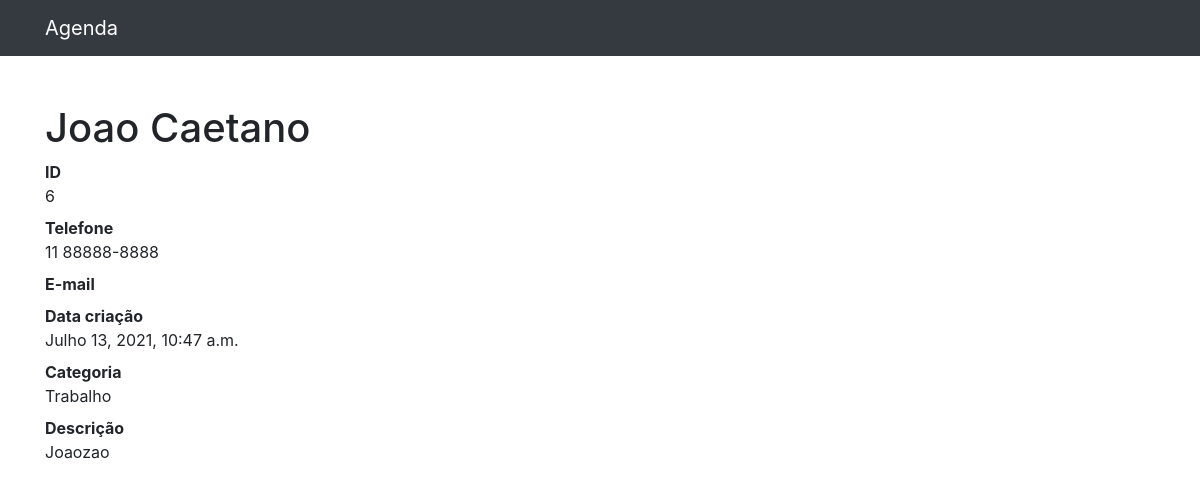
Page /6 on the committed database.
### contatos/models.py (models this page shows, shortened)
class Contato(models.Model):
    nome = models.CharField(max_length=255)
    sobrenome = models.CharField(max_length=255, blank=True)
    telefone = models.CharField(max_length=255)
    email = models.CharField(max_length=255, blank=True)
    data_criacao = models.DateTimeField(default=timezone.now)
    descricao = models.TextField(blank=True)
    categoria = models.ForeignKey(Categoria, on_delete=models.DO_NOTHING)

class Categoria(models.Model):
    nome = models.CharField(max_length=255)
    def __str__(self):
        return self.nome

### contatos/views.py (the view)
# urls.py: path('<int:contato_id>', views.ver_contato, name='ver_contato'),
def ver_contato(request, contato_id):
    contato = Contato.objects.get(id=contato_id)
    return render(request, 'contatos/ver_contato.html', {
        'contato': contato
    })

### contatos/templates/contatos/ver_contato.html (shortened to what this page needs)
{% extends 'base.html' %}
{%block 'conteudo'%}
<h1 class="mt-5">{{ contato.nome }} {{ contato.sobrenome }}</h1>
<dl>
    <dt>ID</dt>
    <dd>{{ contato.id }}</dd>
    <dt>Telefone</dt>
    <dd>{{ contato.telefone }}</dd>
    <dt>E-mail</dt>
    <dt>Data criação</dt>
    <dd>{{ contato.data_criacao }}</dd>
    <dt>Categoria</dt>
    <dd>{{ contato.categoria }}</dd>
    <dt>Descrição</dt>
    <dd>
        {{ contato.descricao }}
    </dd>
</dl>
{%endblock%}

### rows in the picture
Contato: nome "Joao", sobrenome "Caetano", id "6", telefone "11 88888-8888", data_criacao "Julho 13, 2021, 10:47 a.m.", categoria "Trabalho", descricao "Joaozao"
